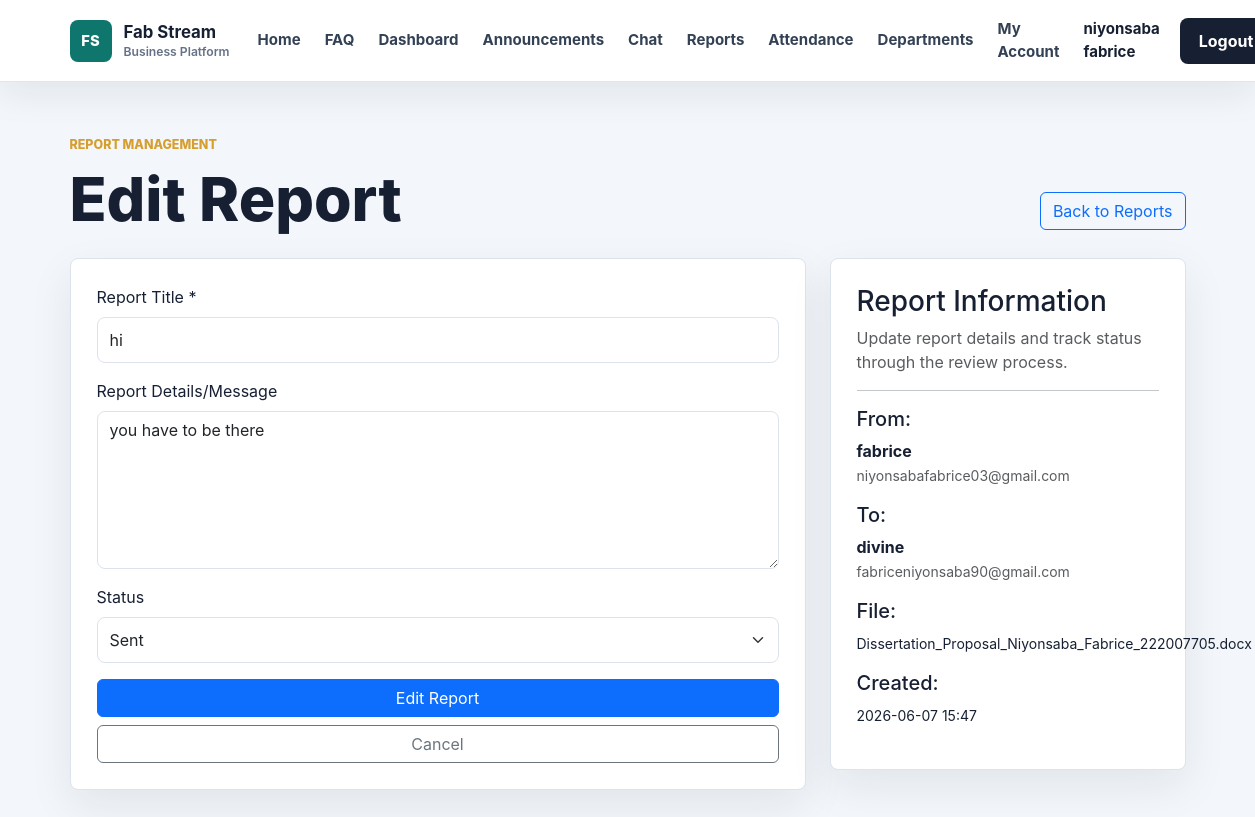
Screenshot of /admin/reports/3/edit (signed in) with the database file from the repository.
### app/models.py (models this page shows, shortened)
class User(db.Model, UserMixin):
    id = db.Column(db.Integer, primary_key=True)
    username = db.Column(db.String(100), unique=True, nullable=False)
    email = db.Column(db.String(120), unique=True, nullable=False)
    password = db.Column(db.String(200), nullable=False)
    role = db.Column(db.String(20), default='employee')
    full_name = db.Column(db.String(120), nullable=True)
    employee_number = db.Column(db.String(40), unique=True, nullable=True)
    employee_code = db.Column(db.String(40), nullable=True)
    phone = db.Column(db.String(40), nullable=True)
    department = db.Column(db.String(80), nullable=True)
    position = db.Column(db.String(100), nullable=True)
    hire_date = db.Column(db.String(20), nullable=True)

class ReportDocument(db.Model):
    id = db.Column(db.Integer, primary_key=True)
    title = db.Column(db.String(150), nullable=False)
    message = db.Column(db.Text, nullable=True)
    original_filename = db.Column(db.String(255), nullable=False)
    stored_filename = db.Column(db.String(255), nullable=False)
    status = db.Column(db.String(30), default='Sent')
    created_at = db.Column(db.DateTime, default=datetime.utcnow)
    sender_id = db.Column(db.Integer, db.ForeignKey('user.id'), nullable=True)
    recipient_id = db.Column(db.Integer, db.ForeignKey('user.id'), nullable=False)
    sender = db.relationship('User', foreign_keys=[sender_id], backref='sent_reports')
    recipient = db.relationship('User', foreign_keys=[recipient_id], backref='received_reports')

### app/crud_routes.py (the view, shortened to what this page needs)
@routes.route('/admin/reports/<int:report_id>/edit', methods=['GET', 'POST'])
@login_required
def edit_report(report_id):
    require_admin()
    report = ReportDocument.query.get_or_404(report_id)
    return render_template('report_form.html', report=report, action='Edit')

### app/__init__.py (called while the page is built)
def create_app():
    flask_app = Flask(__name__)
    flask_app.config.from_object(Config)
    flask_app.config['UPLOAD_FOLDER'] = os.path.join(flask_app.instance_path, flask_app.config['UPLOAD_FOLDER'])
    os.makedirs(flask_app.config['UPLOAD_FOLDER'], exist_ok=True)
    db.init_app(flask_app)
    bcrypt.init_app(flask_app)
    login_manager.init_app(flask_app)
    socketio.init_app(flask_app)
    migrate.init_app(flask_app, db, render_as_batch=True)
    with flask_app.app_context():
        from . import models
        db.create_all()
    from .models import User
    @login_manager.user_loader
    def load_user(user_id):
        return db.session.get(User, int(user_id))
    from .routes import routes
    from . import crud_routes
    flask_app.register_blueprint(routes)
    return flask_app

### app/routes.py (called while the page is built)
def is_admin(user=None):
    user = user or current_user
    return user.is_authenticated and user.role in ADMIN_ROLES

def require_admin():
    if not is_admin():
        abort(403)

### app/templates/report_form.html (shortened to what this page needs)
{% extends 'base.html' %}
{% block content %}
<section class="app-page">
    <div class="container">
        <div class="app-header">
            <div>
                <p class="section-kicker">Report Management</p>
                <h1>{{ action }} Report</h1>
            </div>
            <a href="{{ url_for('routes.reports') }}" class="btn btn-outline-primary">Back to Reports</a>
        </div>
        <div class="row g-4">
            <div class="col-lg-8">
                <div class="work-panel">
                    <form method="POST">
                        <div class="mb-3">
                            <label class="form-label" for="title">Report Title *</label>
                            <input class="form-control" id="title" name="title" value="{{ report.title or '' }}" placeholder="Report title" required>
                        </div>
                        <div class="mb-3">
                            <label class="form-label" for="message">Report Details/Message</label>
                            <textarea class="form-control" id="message" name="message" rows="6" placeholder="Enter report details, findings, or messages">{{ report.message or '' }}</textarea>
                        </div>
                        <div class="mb-3">
                            <label class="form-label" for="status">Status</label>
                            <select class="form-select" id="status" name="status">
                                <option value="Sent" {% if not report or report.status == 'Sent' %}selected{% endif %}>Sent</option>
                            </select>
                        </div>
                        <div class="d-grid gap-2">
                            <button class="btn btn-primary" type="submit">{{ action }} Report</button>
                            <a href="{{ url_for('routes.reports') }}" class="btn btn-outline-secondary">Cancel</a>
                        </div>
                    </form>
                </div>
            </div>
            <div class="col-lg-4">
                <div class="work-panel">
                    <h3>Report Information</h3>
                    <p class="text-muted text-small">
                        Update report details and track status through the review process.
                    </p>
                    {% if report %}
                        <hr>
                        <h5>From:</h5>
                        <p>
                            <strong>{{ report.sender.full_name or report.sender.username if report.sender else 'System' }}</strong>
                            <br>
                            <small class="text-muted">{{ report.sender.email if report.sender else 'N/A' }}</small>
                        </p>
                        <h5>To:</h5>
                        <p>
                            <strong>{{ report.recipient.full_name or report.recipient.username }}</strong>
                            <br>
                            <small class="text-muted">{{ report.recipient.email }}</small>
                        </p>
                        <h5>File:</h5>
                        <p>
                            <small>{{ report.original_filename or 'N/A' }}</small>
                        </p>
                        <h5>Created:</h5>
                        <p>
                            <small>{{ report.created_at.strftime('%Y-%m-%d %H:%M') }}</small>
                        </p>
                    {% endif %}
                </div>
            </div>
        </div>
    </div>
</section>
{% endblock %}

### app/templates/base.html (shortened to what this page needs)
<!DOCTYPE html>
<html lang="en">
<head>
    <link href="https://cdn.jsdelivr.net/npm/bootstrap@5.3.0/dist/css/bootstrap.min.css" rel="stylesheet">
    <link rel="stylesheet" href="{{ url_for('static', filename='css/style.css') }}">
</head>
<body>
<nav class="navbar navbar-expand-lg site-navbar sticky-top">
    <div class="container">
        <a class="navbar-brand brand-mark" href="{{ url_for('routes.home') }}">
            <span class="brand-icon">FS</span>
            <span>
                <strong>Fab Stream</strong>
                <small>Business Platform</small>
            </span>
        </a>
        <div class="collapse navbar-collapse" id="navbarNav">
            <ul class="navbar-nav ms-auto align-items-lg-center">
                <li class="nav-item">
                    <a class="nav-link" href="{{ url_for('routes.home') }}">Home</a>
                </li>
                <li class="nav-item">
                    <a class="nav-link" href="{{ url_for('routes.home') }}#faq">FAQ</a>
                </li>
                <li class="nav-item">
                    <a class="nav-link" href="{{ url_for('routes.dashboard') }}">Dashboard</a>
                </li>
                <li class="nav-item">
                    <a class="nav-link" href="{{ url_for('routes.manager_dashboard') }}">Announcements</a>
                </li>
                    {% if current_user.is_authenticated %}
                        {% if current_user.role in ['admin', 'manager'] %}
                            <li class="nav-item">
                                <a class="nav-link" href="{{ url_for('routes.chat') }}">Chat</a>
                            </li>
                            <li class="nav-item">
                                <a class="nav-link" href="{{ url_for('routes.reports') }}">Reports</a>
                            </li>
                            <li class="nav-item">
                                <a class="nav-link" href="{{ url_for('routes.attendance_records') }}">Attendance</a>
                            </li>
                            <li class="nav-item">
                                <a class="nav-link" href="{{ url_for('routes.departments') }}">Departments</a>
                            </li>
                        {% endif %}
                    <li class="nav-item">
                        <a class="nav-link" href="{{ url_for('routes.employee_detail', employee_id=current_user.id) }}">My Account</a>
                    </li>
                    <li class="nav-item">
                        <span class="nav-link nav-user">{{ current_user.username }}</span>
                    </li>
                    <li class="nav-item">
                        <a class="btn nav-cta ms-lg-2" href="{{ url_for('routes.logout') }}">
                            Logout
                        </a>
                    </li>
                {% endif %}
            </ul>
        </div>
    </div>
</nav>
<main>
    {% block content %}{% endblock %}
</main>
</body>
</html>

### app/static/css/style.css (style rules this page uses)
:root { --ink: #172033; --muted: #657186; --line: #dce3ed; --surface: #ffffff; --soft: #f3f6fa; --brand: #0f766e; --brand-dark: #115e59; --accent: #d69e2e; }
* { box-sizing: border-box; }
body { margin: 0; background: var(--soft); color: var(--ink); font-family: Inter, "Segoe UI", Arial, sans-serif; }
a { text-decoration: none; }
.site-navbar { min-height: 76px; border-bottom: 1px solid rgba(220, 227, 237, 0.88); background: rgba(255, 255, 255, 0.96); box-shadow: 0 12px 36px rgba(23, 32, 51, 0.08); backdrop-filter: blur(18px); }
.brand-mark { display: inline-flex; align-items: center; gap: 12px; color: var(--ink); }
.brand-icon { display: inline-grid; width: 42px; height: 42px; place-items: center; border-radius: 8px; background: var(--brand); color: #ffffff; font-size: 0.92rem; font-weight: 800; }
.brand-mark strong, .brand-mark small { display: block; line-height: 1.1; }
.brand-mark strong { font-size: 1.05rem; letter-spacing: 0; }
.brand-mark small { margin-top: 3px; color: var(--muted); font-size: 0.76rem; font-weight: 600; }
.site-navbar .nav-link { margin: 0 4px; border-radius: 8px; color: #334155; font-size: 0.94rem; font-weight: 650; padding: 10px 12px; transition: background 180ms ease, color 180ms ease; }
.nav-user { color: var(--ink) !important; cursor: default; }
.nav-cta { border-radius: 8px; background: var(--ink); color: #ffffff; font-weight: 750; padding: 10px 18px; }
.hero-kicker, .section-kicker { margin-bottom: 14px; color: var(--accent); font-size: 0.78rem; font-weight: 800; letter-spacing: 0; text-transform: uppercase; }
.app-page { padding: 54px 0 88px; }
.app-header { display: flex; align-items: end; justify-content: space-between; gap: 24px; margin-bottom: 28px; }
.app-header h1 { margin: 0; color: var(--ink); font-size: clamp(2rem, 5vw, 3.8rem); font-weight: 850; line-height: 1; }
.stat-card, .work-panel, .department-card, .chat-panel { border: 1px solid var(--line); border-radius: 8px; background: #ffffff; box-shadow: 0 16px 44px rgba(23, 32, 51, 0.08); }
.work-panel, .chat-panel { padding: 26px; }
.work-panel .form-control, .work-panel .form-select, .chat-form .form-control { min-height: 46px; border-color: var(--line); border-radius: 8px; }
.work-panel textarea.form-control { min-height: 140px; }

### rows the page displays
User: username "niyonsaba fabrice", sender "fabrice", sender "niyonsabafabrice03@gmail.com"
ReportDocument: title "hi", message "you have to be there", status "Sent", original_filename "Dissertation_Proposal_Niyonsaba_Fabrice_222007705.docx", created_at "2026-06-07 15:47"
User: recipient "divine", recipient.email "fabriceniyonsaba90@gmail.com"

### other values shown
{{ action }} "Edit"
